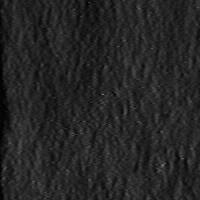
%> input picture FeatExtract/CLBP/rice.png, 200 x 200 px
$ octave --eval "result = IM_Morph(imread('CLBP/rice.png'));"   (GNU Octave 9; MATLAB toolbox functions it lacks are replaced by stand-ins)
%> lines starting %> are read from the running program, lines starting %| are printed output that depends on the picture
function [ NumJoint, NumEnd, Length ] = IM_Morph( IM )

IM2 = bwmorph(IM,'skel',Inf);
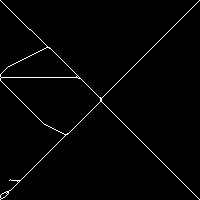
%> IM2: size 200x200 logical; 1.6% white in thin lines or dots
A = [1 1 1;1 0 1;1 1 1];
IM3 = filter2(A,IM2);
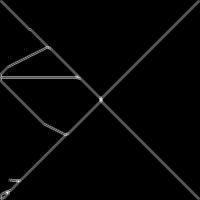
%> IM3: size 200x200 double; min 0, max 6, mean 0.125; drawn with min black and max white

B1 = [0 0 0;0 0 0;1 1 1];
B2 = [1 1 1;0 0 0;0 0 0];
B3 = [1 0 0;1 0 0;1 0 0];
B4 = [0 0 1;0 0 1;0 0 1];
IM4 = filter2(B1,IM2);
IM4(find(IM4>0)) = IM4(find(IM4>0)) - 1;
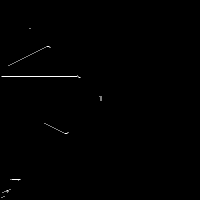
%> IM4: size 200x200 double; min 0, max 2, mean 0.00707; drawn with min black and max white
IM5 = filter2(B2,IM2);
IM5(find(IM5>0)) = IM5(find(IM5>0)) - 1;
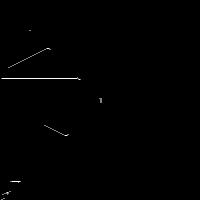
%> IM5: size 200x200 double; min 0, max 2, mean 0.00707; mean of the top-left, top-right, bottom-left and bottom-right quarters 0.0207, 0.0004, 0.0066, 0.0006; drawn with min black and max white
IM6 = filter2(B3,IM2);
IM6(find(IM6>0)) = IM6(find(IM6>0)) - 1;
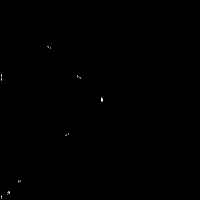
%> IM6: size 200x200 double; min 0, max 2, mean 0.0015; drawn with min black and max white
IM7 = filter2(B4,IM2);
IM7(find(IM7>0)) = IM7(find(IM7>0)) - 1;
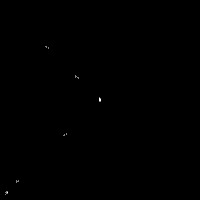
%> IM7: size 200x200 double; min 0, max 2, mean 0.00115; drawn with min black and max white

IM8 = IM3 - IM4 - IM5 - IM6 - IM7;
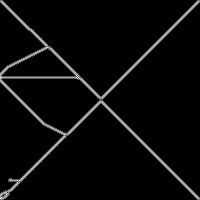
%> IM8: size 200x200 double; min 0, max 3, mean 0.108; drawn with min black and max white
IM8 = IM8 .* double(IM2);

NumJoint = sum(sum(IM8>2));
%> NumJoint = 6
NumEnd = sum(sum(IM8==1));
%> NumEnd = 27
Length = sum(sum(IM2));
%> Length = 631
%> `result = IM_Morph(imread('CLBP/rice.png'));`: result = 6

end
